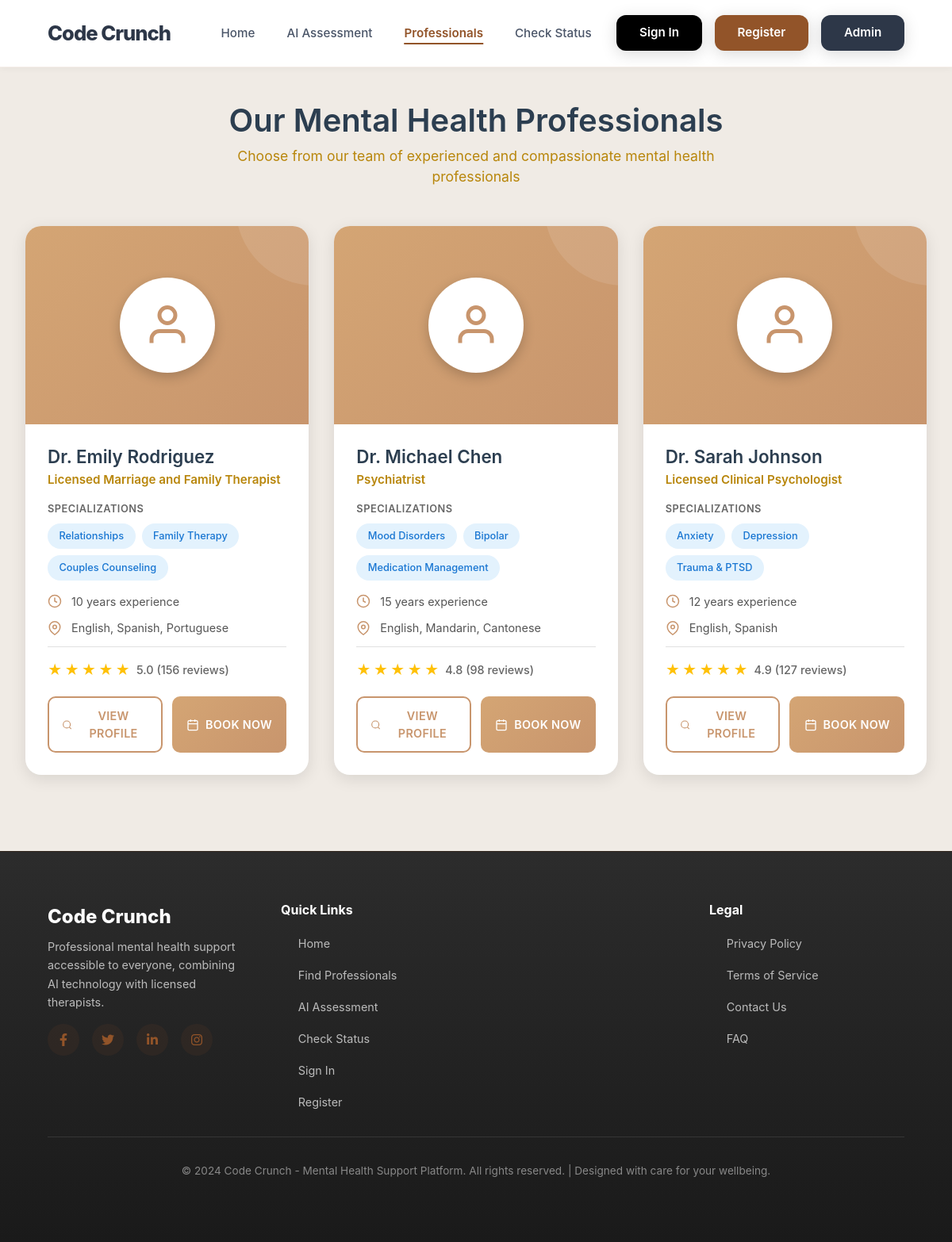
Page /professionals on the earlier database version.
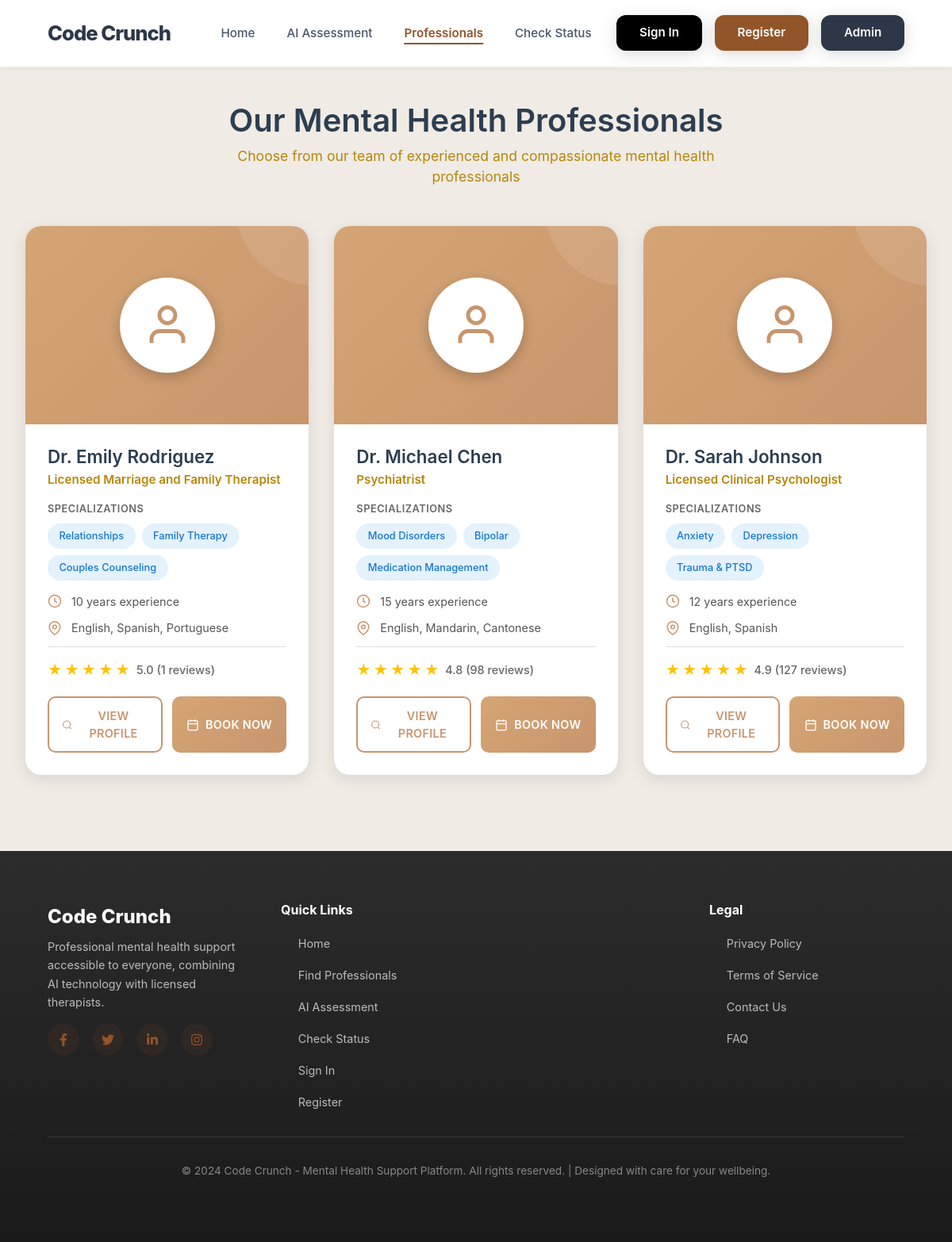
Same page on the later database version.
### app.py (models this page shows, shortened)
class Professional(db.Model):
    id = db.Column(db.Integer, primary_key=True)
    name = db.Column(db.String(100), nullable=False)
    title = db.Column(db.String(100), nullable=False)
    specialization = db.Column(db.String(200), nullable=False)
    bio = db.Column(db.Text, nullable=False)
    experience_years = db.Column(db.Integer, nullable=False)
    education = db.Column(db.Text, nullable=False)
    languages = db.Column(db.String(200), nullable=False)
    image_url = db.Column(db.String(200), default='default-avatar.jpg')
    available_days = db.Column(db.String(200), nullable=False)
    rating = db.Column(db.Float, default=5.0)
    total_reviews = db.Column(db.Integer, default=0)
    is_active = db.Column(db.Boolean, default=True)
    created_at = db.Column(db.DateTime, default=datetime.utcnow)
    appointments = db.relationship('Appointment', backref='professional', lazy=True)
    reviews = db.relationship('Review', backref='professional', lazy=True)

### app.py (the view)
@app.route('/professionals')
def professionals():
    all_professionals = Professional.query.filter_by(is_active=True).order_by(Professional.name).all()
    return render_template('professionals.html', professionals=all_professionals)

### templates/professionals.html (shortened to what this page needs)
{% extends "layout.html" %}
{% block content %}
<div class="professionals-page">
    <div class="professionals-container">
        <div class="page-header">
            <h1 class="page-title">Our Mental Health Professionals</h1>
            <p class="page-subtitle">Choose from our team of experienced and compassionate mental health professionals</p>
        </div>
        {% if professionals %}
        <div class="professionals-grid">
            {% for prof in professionals %}
            <div class="professional-card">
                <div class="card-image">
                    <div class="card-image-placeholder">
                        <svg viewBox="0 0 24 24" fill="none" stroke="currentColor" stroke-width="2">
                            <path d="M20 21v-2a4 4 0 0 0-4-4H8a4 4 0 0 0-4 4v2"></path>
                            <circle cx="12" cy="7" r="4"></circle>
                        </svg>
                    </div>
                </div>
                <div class="card-content">
                    <h2 class="professional-name">{{ prof.name }}</h2>
                    <p class="professional-title">{{ prof.title }}</p>
                    <div class="specialization-section">
                        <span class="specialization-label">Specializations</span>
                        <div class="specialization-tags">
                            {% for spec in prof.specialization.split(',')[:3] %}
                            <span class="tag">{{ spec.strip() }}</span>
                            {% endfor %}
                        </div>
                    </div>
                    <div class="info-row">
                        <svg viewBox="0 0 24 24" fill="none" stroke="currentColor" stroke-width="2">
                            <circle cx="12" cy="12" r="10"></circle>
                            <polyline points="12 6 12 12 16 14"></polyline>
                        </svg>
                        <span>{{ prof.experience_years }} years experience</span>
                    </div>
                    <div class="info-row">
                        <svg viewBox="0 0 24 24" fill="none" stroke="currentColor" stroke-width="2">
                            <path d="M21 10c0 7-9 13-9 13s-9-6-9-13a9 9 0 0 1 18 0z"></path>
                            <circle cx="12" cy="10" r="3"></circle>
                        </svg>
                        <span>{{ prof.languages }}</span>
                    </div>
                    <div class="rating-section">
                        <div class="stars">
                            {% for i in range(5) %}
                            <span class="star">★</span>
                            {% endfor %}
                        </div>
                        <span class="rating-text">{{ prof.rating }} ({{ prof.total_reviews }} reviews)</span>
                    </div>
                    <div class="card-buttons">
                        <a href="{{ url_for('professional_detail', prof_id=prof.id) }}" class="btn btn-outline">
                            <svg viewBox="0 0 24 24" fill="none" stroke="currentColor" stroke-width="2">
                                <circle cx="11" cy="11" r="8"></circle>
                                <line x1="21" y1="21" x2="16.65" y2="16.65"></line>
                            </svg>
                            View Profile
                        </a>
                        <a href="{{ url_for('book_with_professional', prof_id=prof.id) }}" class="btn btn-primary">
                            <svg viewBox="0 0 24 24" fill="none" stroke="currentColor" stroke-width="2">
                                <rect x="3" y="4" width="18" height="18" rx="2" ry="2"></rect>
                                <line x1="16" y1="2" x2="16" y2="6"></line>
                                <line x1="8" y1="2" x2="8" y2="6"></line>
                                <line x1="3" y1="10" x2="21" y2="10"></line>
                            </svg>
                            Book Now
                        </a>
                    </div>
                </div>
            </div>
            {% endfor %}
        </div>
        {% endif %}
    </div>
</div>
{% endblock %}

Differences in the rows shown:
changed Professional "Dr. Emily Rodriguez": total_reviews "156" → "1"
